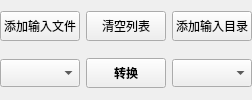
     <widget class="QWidget" name="buttonWidget" native="true">
      <property name="sizePolicy">
       <sizepolicy hsizetype="Preferred" vsizetype="Fixed">
        <horstretch>0</horstretch>
        <verstretch>0</verstretch>
       </sizepolicy>
      </property>
      <layout class="QGridLayout" name="gridLayout_4">
       <property name="leftMargin">
        <number>0</number>
       </property>
       <property name="topMargin">
        <number>0</number>
       </property>
       <property name="rightMargin">
        <number>0</number>
       </property>
       <property name="bottomMargin">
        <number>0</number>
       </property>
       <item row="1" column="3">
        <widget class="QPushButton" name="convertButton">
         <property name="minimumSize">
          <size>
           <width>0</width>
           <height>30</height>
          </size>
         </property>
         <property name="font">
          <font>
           <bold>true</bold>
          </font>
         </property>
         <property name="toolTip">
          <string>&lt;html&gt;&lt;head/&gt;&lt;body&gt;&lt;p style='white-space:pre'&gt;Shift+点击选择此列表的输出目录。&lt;/p&gt;&lt;/body&gt;&lt;/html&gt;</string>
         </property>
         <property name="text">
          <string>转换</string>
         </property>
         <property name="icon">
          <iconset resource="KCC.qrc">
           <normaloff>:/Other/icons/convert.png</normaloff>:/Other/icons/convert.png</iconset>
         </property>
        </widget>
       </item>
       <item row="0" column="3">
        <widget class="QPushButton" name="clearButton">
         <property name="minimumSize">
          <size>
           <width>0</width>
           <height>30</height>
          </size>
         </property>
         <property name="text">
          <string>清空列表</string>
         </property>
         <property name="icon">
          <iconset resource="KCC.qrc">
           <normaloff>:/Other/icons/clear.png</normaloff>:/Other/icons/clear.png</iconset>
         </property>
        </widget>
       </item>
       <item row="1" column="1">
        <widget class="QComboBox" name="deviceBox">
         <property name="minimumSize">
          <size>
           <width>0</width>
           <height>28</height>
          </size>
         </property>
         <property name="toolTip">
          <string>&lt;html&gt;&lt;head/&gt;&lt;body&gt;&lt;p style='white-space:pre'&gt;目标设备。&lt;/p&gt;&lt;/body&gt;&lt;/html&gt;</string>
         </property>
        </widget>
       </item>
       <item row="0" column="1">
        <widget class="QPushButton" name="fileButton">
         <property name="minimumSize">
          <size>
           <width>0</width>
           <height>30</height>
          </size>
         </property>
         <property name="toolTip">
          <string>&lt;html&gt;&lt;head/&gt;&lt;body&gt;&lt;p style='white-space:pre'&gt;将CBR、CBZ、CB7或PDF文件添加到队列。&lt;/p&gt;&lt;/body&gt;&lt;/html&gt;</string>
         </property>
         <property name="text">
          <string>添加输入文件</string>
         </property>
         <property name="icon">
          <iconset resource="KCC.qrc">
           <normaloff>:/Other/icons/document_new.png</normaloff>:/Other/icons/document_new.png</iconset>
         </property>
        </widget>
       </item>
       <item row="0" column="4">
        <widget class="QPushButton" name="directoryButton">
         <property name="sizePolicy">
          <sizepolicy hsizetype="Minimum" vsizetype="Minimum">
           <horstretch>0</horstretch>
           <verstretch>0</verstretch>
          </sizepolicy>
         </property>
         <property name="toolTip">
          <string>&lt;html&gt;&lt;head/&gt;&lt;body&gt;&lt;p style='white-space:pre'&gt;将包含JPG、PNG或GIF文件的目录添加到队列。&lt;br/&gt;&lt;span style=&quot; font-weight:600;&quot;&gt;内部的CBR、CBZ和CB7文件不会被处理！&lt;/span&gt;&lt;/p&gt;&lt;/body&gt;&lt;/html&gt;</string>
         </property>
         <property name="text">
          <string>添加输入目录</string>
         </property>
         <property name="icon">
          <iconset resource="KCC.qrc">
           <normaloff>:/Other/icons/folder_new.png</normaloff>:/Other/icons/folder_new.png</iconset>
         </property>
        </widget>
       </item>
       <item row="1" column="4">
        <widget class="QComboBox" name="formatBox">
         <property name="minimumSize">
          <size>
           <width>0</width>
           <height>28</height>
          </size>
         </property>
         <property name="toolTip">
          <string>&lt;html&gt;&lt;head/&gt;&lt;body&gt;&lt;p style='white-space:pre'&gt;输出格式。&lt;/p&gt;&lt;/body&gt;&lt;/html&gt;</string>
         </property>
        </widget>
       </item>
      </layout>
      <zorder>clearButton</zorder>
      <zorder>deviceBox</zorder>
      <zorder>convertButton</zorder>
      <zorder>fileButton</zorder>
      <zorder>directoryButton</zorder>
      <zorder>formatBox</zorder>
     </widget>
